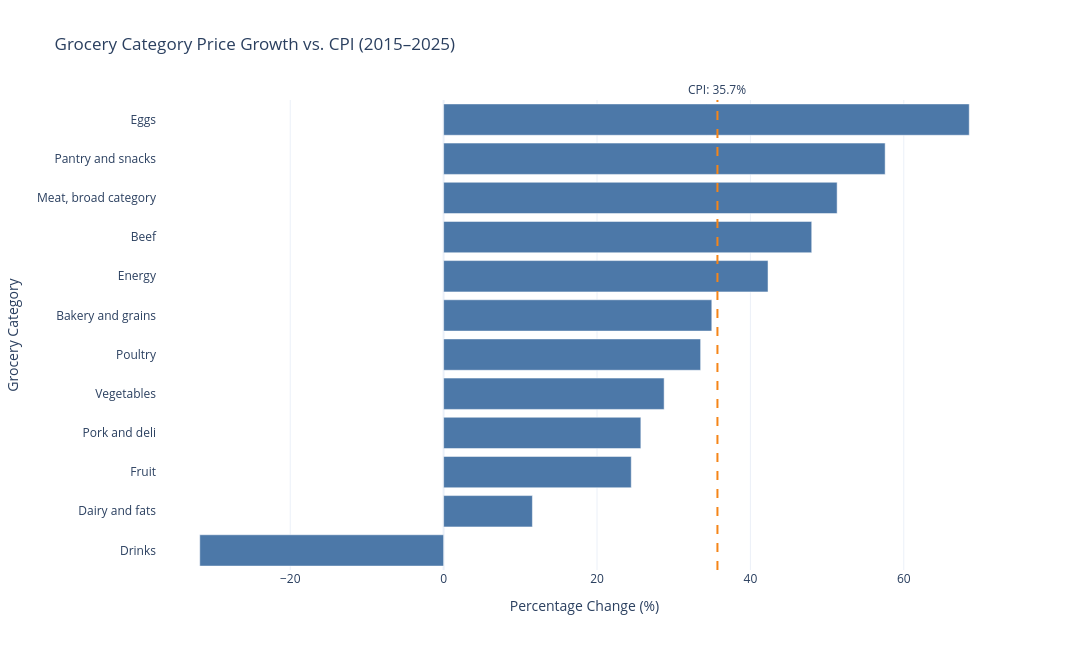

Write notebook code for a chart like this one.
### Markdown cell above
### Question 4: Did all grocery categories increase at the same rate as overall inflation?

### Code cell
# Calculating the annual average

annual_means = (
    df_project_categories
    .groupby(df_project_categories.index.year)
    .mean()
)


# Calculating percentage change from 2015 to 2025

total_change_pct = (
    (annual_means.loc[2025] / annual_means.loc[2015] - 1) * 100
)


# Separating grocery categories from CPI and wages

category_growth = total_change_pct.drop(
    ["Consumer_Price_Index", "Average_Hourly_Wage"]
)

cpi_growth = total_change_pct["Consumer_Price_Index"]

wage_growth = total_change_pct["Average_Hourly_Wage"]

q4_results = pd.DataFrame({
    "Category Growth (%)": category_growth
})

q4_results["CPI Growth (%)"] = cpi_growth

q4_results["Difference from CPI (percentage points)"] = (
    q4_results["Category Growth (%)"] - cpi_growth
)

q4_results["Faster Than CPI"] = (
    q4_results["Difference from CPI (percentage points)"] > 0
)

q4_results = q4_results.sort_values(
    "Category Growth (%)",
    ascending=False
)

print("QUESTION 4 RESULTS")
print(f"CPI growth: {cpi_growth:.2f}%")
print(q4_results.round(2))


# Interactive plot for Question 4

# Grocery category growth compared with CPI

q4_plot = q4_results.sort_values(
    "Category Growth (%)",
    ascending=True
)

fig_q4 = go.Figure()

fig_q4.add_trace(
    go.Bar(
        x=q4_plot["Category Growth (%)"],
        y=q4_plot.index,
        orientation="h",
        marker_color="#4C78A8",
        hovertemplate=(
            "Category: %{y}<br>"
            "Growth: %{x:.2f}%"
            "<extra></extra>"
        )
    )
)

fig_q4.add_vline(
    x=cpi_growth,
    line_color="#F58518",
    line_dash="dash",
    line_width=2,
    annotation_text=f"CPI: {cpi_growth:.1f}%",
    annotation_position="top"
)

fig_q4.update_layout(
    title="Grocery Category Price Growth vs. CPI (2015–2025)",
    xaxis_title="Percentage Change (%)",
    yaxis_title="Grocery Category",
    template="plotly_white",
    width=1100,
    height=650,
    hovermode="closest"
)

fig_q4.show()

### Figure 1 — Plotly figure (JSON) as saved in the notebook; plotly's stock layout.template omitted (floating-point values rounded to 4 significant figures)
{"data": [{"hovertemplate": "Category: %{y}<br>Growth: %{x:.2f}%<extra></extra>", "marker": {"color": "#4C78A8"}, "orientation": "h", "type": "bar", "x": [-31.8, 11.57, 24.46, 25.72, 28.75, 33.51, 34.97, 42.3, 48.0, 51.31, 57.57, 68.54], "y": ["Drinks", "Dairy and fats", "Fruit", "Pork and deli", "Vegetables", "Poultry", "Bakery and grains", "Energy", "Beef", "Meat, broad category", "Pantry and snacks", "Eggs"]}], "layout": {"annotations": [{"showarrow": false, "text": "CPI: 35.7%", "x": 35.7, "xanchor": "center", "xref": "x", "y": 1, "yanchor": "bottom", "yref": "y domain"}], "height": 650, "hovermode": "closest", "shapes": [{"line": {"color": "#F58518", "dash": "dash", "width": 2}, "type": "line", "x0": 35.7, "x1": 35.7, "xref": "x", "y0": 0, "y1": 1, "yref": "y domain"}], "title": {"text": "Grocery Category Price Growth vs. CPI (2015–2025)"}, "width": 1100, "xaxis": {"title": {"text": "Percentage Change (%)"}}, "yaxis": {"title": {"text": "Grocery Category"}}}}
